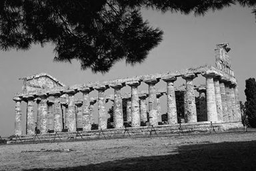
#> input picture Quantization/pic.png, 256 x 171 px, shrunk from 384 x 256 before the run
$ python main.py ../Quantization/pic.png
#> lines starting #> are read from the running program, lines starting #| are printed output that depends on the picture
### Fourier-Transform/ft.py
from PIL import Image
import numpy as np

def dft2d(matrix, flags):
    """Compute the DFT/FFT or IDFT/IFFT of the matrix according to flags"""
    if flags == 'DFT':
        return fourier_2d(matrix)
    elif flags == 'IDFT':
        return inverse_fourier_2d(matrix)
    elif flags == 'FFT':
        return fast_fourier_2d(matrix)
    elif flags == 'IFFT':
        return inverse_fast_fourier_2d(matrix)

# ==========================================================================

def fourier_spectrum(im, flags):
    """Get the Fourier spectrum of the given image"""
    matrix = np.array(im)
    matrix = dft2d(matrix, flags)
    matrix = np.fft.fftshift(matrix)
    matrix = np.log(1 + np.abs(matrix))
    matrix = quantize(matrix)
    return Image.fromarray(matrix).convert("L")

def quantize(matrix):
    """Quantize the matrix"""
    M, N = matrix.shape
    factor = (matrix.max() - matrix.min()) / 256
    for row in range(M):
        for col in range(N):
            matrix[row, col] = round(matrix[row, col] / factor)
    return matrix

# ==========================================================================

def fourier_2d(matrix):
    """Compute the discrete Fourier Transform of the matrix"""
    M, N = matrix.shape
    output_matrix = np.zeros((M, N), dtype=np.complex)
    for row in range(M):
        output_matrix[row, :] = fourier_1d(matrix[row])
    for col in range(N):
        output_matrix[:, col] = fourier_1d(output_matrix[:, col])
    return output_matrix

def inverse_fourier_2d(matrix):
    """Compute the inverse discrete Fourier Transform of the matrix"""
    M, N = matrix.shape
    output_matrix = np.zeros((M, N), dtype=np.complex)
    for row in range(M):
        output_matrix[row, :] = inverse_fourier_1d(matrix[row])
    for col in range(N):
        output_matrix[:, col] = inverse_fourier_1d(output_matrix[:, col])
    return output_matrix

def fourier_1d(arr):
    """Compute the discrete Fourier Transform of the 1D array"""
    N = arr.shape[0]
    # [0, 1, 2, ... , N - 1]
    x = np.arange(N).reshape((1, N))
    # transpose of x
    u = x.reshape((N, 1))
    # e ^ (-j * 2 * π * u * x / N)
    E = np.exp(-1j * 2 * np.pi * np.dot(u, x) / N)
    return np.dot(E, arr)

def inverse_fourier_1d(arr):
    """Compute the inverse discrete Fourier Transform of the 1D array"""
    N = arr.shape[0]
    # [0, 1, 2, ... , N - 1]
    x = np.arange(N).reshape((1, N))
    # transpose of x
    u = x.reshape((N, 1))
    # e ^ (j * 2 * π * u * x / N)
    E = np.exp(1j * 2 * np.pi * np.dot(u, x) / N)
    return np.dot(E, arr) / N

# ==========================================================================

def fast_fourier_2d(matrix):
    """Compute the discrete Fourier Transform of the matrix"""
    M, N = matrix.shape
    output_matrix = np.zeros((M, N), dtype=np.complex)
    for row in range(M):
        output_matrix[row, :] = fast_fourier_1d(matrix[row])
    for col in range(N):
        output_matrix[:, col] = fast_fourier_1d(output_matrix[:, col])
    return output_matrix

def inverse_fast_fourier_2d(matrix):
    """Compute the inverse discrete Fourier Transform of the matrix"""
    M, N = matrix.shape
    output_matrix = np.zeros((M, N), dtype=np.complex)
    for row in range(M):
        output_matrix[row, :] = inverse_fast_fourier_1d(matrix[row])
    for col in range(N):
        output_matrix[:, col] = inverse_fast_fourier_1d(output_matrix[:, col])
    return output_matrix

def fast_fourier_1d(arr):
    """Compute the discrete Fourier Transform of the 1D array"""
    arr = np.asarray(arr, dtype=np.complex)
    N = arr.shape[0]
    if N % 2 > 0:
        return fourier_1d(arr)
    else:
        even_part = fast_fourier_1d(arr[::2])
        odd_part = fast_fourier_1d(arr[1::2])
        factor = np.exp(-1j * 2 * np.pi * np.arange(N) / N)
        return np.concatenate([even_part + factor[: N // 2] * odd_part,
                            even_part + factor[N // 2 :] * odd_part])

def inverse_fast_fourier_1d(arr):
    """Compute the inverse discrete Fourier Transform of the 1D array"""
    def rec(arr):
        arr = np.asarray(arr, dtype=np.complex)
        N = arr.shape[0]
        if N % 2 > 0:
            return inverse_fourier_1d(arr) * N
        else:
            even_part = rec(arr[::2])
            odd_part = rec(arr[1::2])
            factor = np.exp(1j * 2 * np.pi * np.arange(N) / N)
            return np.concatenate([even_part + factor[: N // 2] * odd_part,
                                even_part + factor[N // 2 :] * odd_part])
    return rec(arr) / arr.shape[0]

### Fourier-Transform/main.py
from PIL import Image
import numpy as np
from ft import dft2d, fourier_spectrum
from freq import filter2d_freq
import os
import sys

def f1(input_file, input_img):
    output_img = fourier_spectrum(input_img, 'DFT')
    # save output image
    f, e = os.path.splitext(input_file)
    output_file = f + "_dft" + e
    output_img.save(output_file)

def f2(input_file, input_img):
    im_matrix = np.array(input_img)
    output_matrix = dft2d(dft2d(im_matrix, 'DFT'), 'IDFT')
    output_img = Image.fromarray(output_matrix.real).convert("L")
    # save output image
    f, e = os.path.splitext(input_file)
    output_file = f + "_idft" + e
    output_img.save(output_file)

def f3(input_file, input_img):
    output_img = fourier_spectrum(input_img, 'FFT')
    # save output image
    f, e = os.path.splitext(input_file)
    output_file = f + "_fft" + e
    output_img.save(output_file)

def f4(input_file, input_img):
    im_matrix = np.array(input_img)
    output_matrix = dft2d(dft2d(im_matrix, 'FFT'), 'IFFT')
    output_img = Image.fromarray(output_matrix.real).convert("L")
    # save output image
    f, e = os.path.splitext(input_file)
    output_file = f + "_ifft" + e
    output_img.save(output_file)

def f5(input_file, input_img):
    im_matrix = np.array(input_img)
    filter_5_5 = (1 / 25) * np.ones((5, 5))
    output_matrix = filter2d_freq(im_matrix, filter_5_5)
    output_img = Image.fromarray(output_matrix).convert("L")
    # save output image
    f, e = os.path.splitext(input_file)
    output_file = f + "_filter_5-5" + e
    output_img.save(output_file)

def f6(input_file, input_img):
    im_matrix = np.array(input_img)
    filter_laplacian = np.array([
        [0, 1, 0],
        [1, -4, 1],
        [0, 1, 0]
    ])
    output_matrix = filter2d_freq(im_matrix, filter_laplacian)
    output_img = Image.fromarray(output_matrix).convert("L")
    # save output image
    f, e = os.path.splitext(input_file)
    output_file = f + "_filter_laplacian" + e
    output_img.save(output_file)

def main():
    input_file = sys.argv[1]
    input_img = Image.open(input_file).convert('L')
#> input_img is the input picture: PIL image 256x171 L; min 0, max 255, mean 105.1
    f1(input_file, input_img)
#> in fourier_spectrum, `matrix = np.log(1 + np.abs(matrix))`:
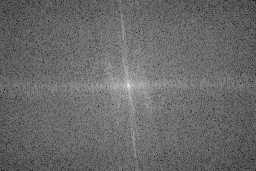
#> matrix: shape (171, 256) float64; min 2.54, max 15.34, mean 7.83; drawn with min black and max white
#> in quantize, `factor = (matrix.max() - matrix.min()) / 256`: factor = 0.05
#> in fourier_spectrum, `return Image.fromarray(matrix).convert("L")`:
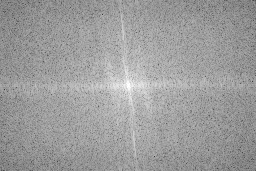
#> returned value: PIL image 256x171 L; min 51, max 255, mean 156.6
    f2(input_file, input_img)
#> in inverse_fourier_2d, `M, N = matrix.shape`: M = 171; N = 256
    f3(input_file, input_img)
    f4(input_file, input_img)
    f5(input_file, input_img)
    f6(input_file, input_img)

if __name__ == "__main__":
#> (the run stopped early here; a loop or call above may not have finished)
